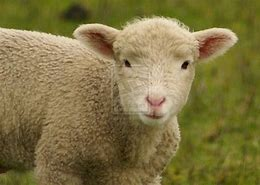
#> input picture ourProject/algorithm/bp/photo/train/0/sheep249.jpg, 260 x 185 px; its folder holds only this picture in this run
$ python -i test.py   (imports and definitions only)
#> lines starting #> are read from the running program, lines starting #| are printed output that depends on the picture; pictures that were not available may be replaced by others from this repository, and a replacement may not be noted
import datetime
import glob

import numpy as np
from sklearn.model_selection import train_test_split
from sklearn.metrics import confusion_matrix, classification_report
import os
import cv2
from sklearn.preprocessing import LabelBinarizer
import random

# starttime = datetime.datetime.now()

acc = 0.0
runtime = 0.0

# X_train = []
# y_train = []
path = 'backer/algorithm/bp/photo/train/'
path1 = 'backer/algorithm/bp/photo/test/'
# [58 lines of commented-out code are left out]


def logistic(x):
    return 1 / (1 + np.exp(-x))


def logistic_derivative(x):
    return logistic(x) * (1 - logistic(x))


class NeuralNetwork:

    def predict(self, x):
        for b, w in zip(self.biases, self.weights):
            # 计算权重相加再加上偏向的结果
            z = np.dot(x, w) + b
            # 计算输出值
            x = self.activation(z)
        return self.classes_[np.argmax(x, axis=1)]


class BP(NeuralNetwork):

    # layers神经网络的层数
    # batch：每次训练的样本数
    def __init__(self, layers, batch):

        print(layers, batch)
        self.layers = layers
        self.batch = batch
        self.activation = logistic
        self.activation_deriv = logistic_derivative

        self.num_layers = len(layers)
        self.biases = [np.random.randn(x) for x in layers[1:]]
        self.weights = [np.random.randn(x, y) for x, y in zip(layers[:-1], layers[1:])]
        print(self.weights)

    def fit(self, X, y, learning_rate=0.1, epochs=1):
        labelbin = LabelBinarizer()
        y = labelbin.fit_transform(y)
        self.classes_ = labelbin.classes_
        training_data = [(x, y) for x, y in zip(X, y)]
        n = len(training_data)
        for k in range(epochs):
            # 每次迭代都循环一次训练
            # 搅乱训练集，让其排序顺序发生变化
            random.shuffle(training_data)

            batches = [training_data[k:k + self.batch] for k in range(0, n, self.batch)]
            # 批量梯度下降
            for mini_batch in batches:
                x = []
                y = []
                for a, b in mini_batch:
                    x.append(a)
                    y.append(b)
                activations = [np.array(x)]
                # 向前一层一层的走
                for b, w in zip(self.biases, self.weights):
                    # 计算激活函数的参数,计算公式：权重.dot(输入)+偏向
                    z = np.dot(activations[-1], w) + b
                    # 计算输出值
                    output = self.activation(z)
                    # 将本次输出放进输入列表，后面更新权重的时候备用
                    activations.append(output)
                # 计算误差值
                error = activations[-1] - np.array(y)
                # 计算输出层误差率
                deltas = [error * self.activation_deriv(activations[-1])]
                # 循环计算隐藏层的误差率,从倒数第2层开始
                for l in range(self.num_layers - 2, 0, -1):
                    deltas.append(self.activation_deriv(activations[l]) * np.dot(deltas[-1], self.weights[l].T))

                # 将各层误差率顺序颠倒，准备逐层更新权重和偏向
                deltas.reverse()
                # 更新权重和偏向
                for j in range(self.num_layers - 1):
                    # 权重的增长量，计算公式，增长量 = 学习率 * (错误率.dot(输出值)),单个训练数据的误差
                    delta = learning_rate / self.batch * (
                        (np.atleast_2d(activations[j].sum(axis=0)).T).dot(np.atleast_2d(deltas[j].sum(axis=0))))
                    # 更新权重
                    self.weights[j] -= delta
                    # 偏向增加量，计算公式：学习率 * 错误率
                    delta = learning_rate / self.batch * deltas[j].sum(axis=0)
                    # 更新偏向
                    self.biases[j] -= delta
        return self


# [21 lines of commented-out code are left out]

def bpTest():
    starttime = datetime.datetime.now()
    X_train = []
    y_train = []
    X_test = []
    y_test = []
    global path,path1
    cate = [path + x for x in os.listdir(path) if os.path.isdir(path + x)]
    cate1 = [path1 + x for x in os.listdir(path1) if os.path.isdir(path1 + x)]
    for idx, folder in enumerate(cate):
        for im in glob.glob(folder + '/*.jpg'):
            # 打开一张图片并灰度化
            Images = cv2.imread(im)
#> Images is the input picture: shape (185, 260, 3); mean B, G, R 66.9, 115.6, 127.7
            image = cv2.resize(Images, (256, 256), interpolation=cv2.INTER_CUBIC)
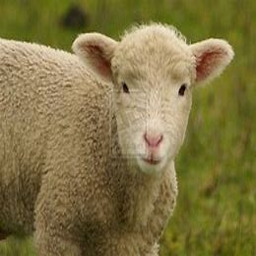
#> image: shape (256, 256, 3); mean B, G, R 66.9, 115.6, 127.7
            hist = cv2.calcHist([image], [0, 1], None, [256, 256], [0.0, 255.0, 0.0, 255.0])
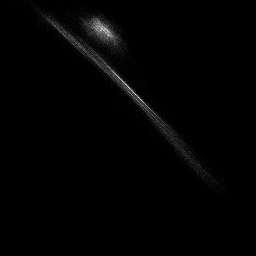
#> hist: shape (256, 256) float32; min 0, max 97, mean 1; drawn with min black and max white
            X_train.append((hist / 255).flatten())
            y_train.append(idx)
#> pass 2 of the loop in bpTest, `for idx, folder in enumerate(cate):`:
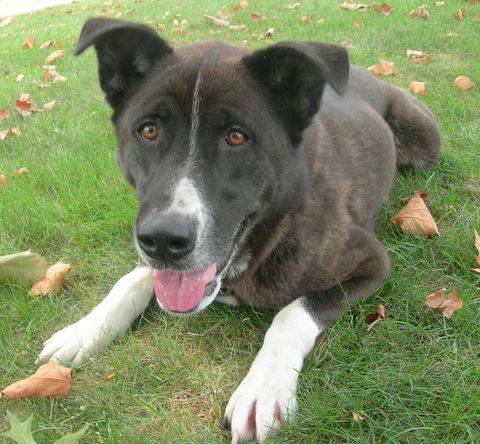
#> input picture ourProject/algorithm/bp/photo/train/1/dog.3175.jpg, 480 x 444 px
#> in bpTest, Images is the input picture: shape (444, 480, 3); mean B, G, R 96.3, 135.8, 124.5
#> in bpTest, `image = cv2.resize(Images, (256, 256), interpolation=cv2.INTER_CUBIC)`:
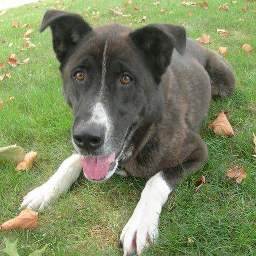
#> image: shape (256, 256, 3); mean B, G, R 96.3, 135.8, 124.5
#> in bpTest, `hist = cv2.calcHist([image], [0, 1], None, [256, 256], [0.0, 255.0, 0...`:
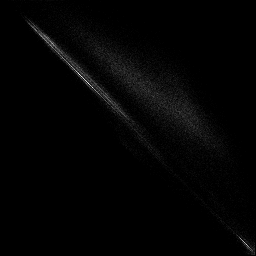
#> hist: shape (256, 256) float32; min 0, max 71, mean 1; drawn with min black and max white
    X_train = np.array(X_train)
    y_train = np.array(y_train)
    print('this is X_train %s' % X_train)
#> (printed output is left out)
    print('this is y_train %s' % y_train)
    for idx, folder in enumerate(cate1):
        print('enter cate1 %s' % enumerate(cate1))
        for im in glob.glob(folder + '/*.jpg'):
            print('reading image :' + im)
            # 打开一张图片并灰度化
            Images = cv2.imread(im)
            image = cv2.resize(Images, (256, 256), interpolation=cv2.INTER_CUBIC)
            hist = cv2.calcHist([image], [0, 1], None, [256, 256], [0.0, 255.0, 0.0, 255.0])
            X_test.append((hist / 255).flatten())
            y_test.append(idx)
    X_test = np.array(X_test)
    y_test = np.array(y_test)
    print('this is X_test %s' % X_test)
    print(y_test)
    # epochs迭代次数
    clf0 = BP([X_train.shape[1], 2], 32).fit(X_train, y_train, epochs=100)
#> in fit, `training_data = [(x, y) for x, y in zip(X, y)]`: training_data = 2 items
#> in fit, `n = len(training_data)`: n = 2
#> after the loop in fit, `for k in range(epochs):`: self.biases = [[1.77, 0.364]]; self.weights = 1 point arrays, longest 65536 points
    print(X_test)

    predictions_labels = clf0.predict(X_test)
#> the loop in predict, `for b, w in zip(self.biases, self.weights):` made 1 pass

    # print(confusion_matrix(y_test, predictions_labels))

    account = 0
    result = 0
    global acc,runtime
    for truth, predict in zip(y_test, predictions_labels):
        account += 1
        if truth == predict:
            result += 1
    acc = result / account
    print('acc is %f' % acc)
    endtime = datetime.datetime.now()
    runtime = endtime.timestamp() - starttime.timestamp()
    print(runtime)

#> (the run stopped early here; a loop or call above may not have finished)
